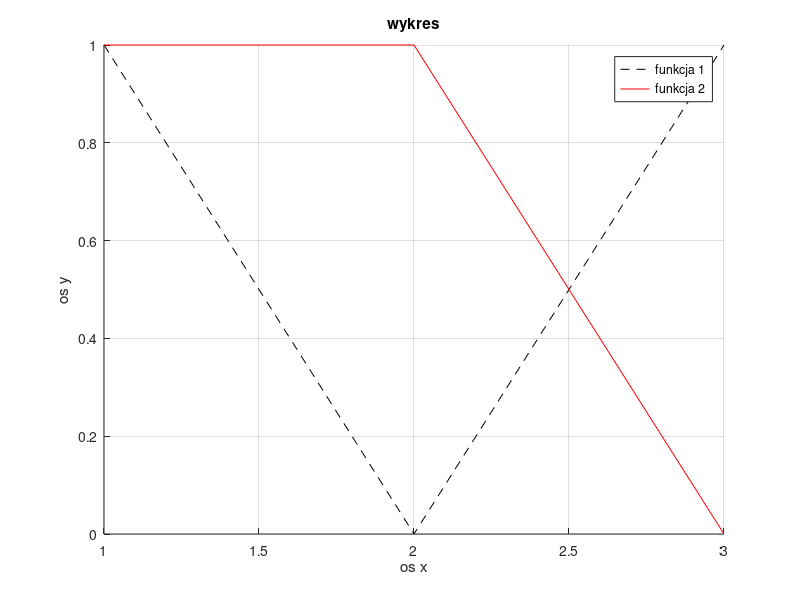

Recreate this plot in MATLAB.
x=[1 2 3]
y=[1 0 1]
y2 =[1 1 0]
hold on
plot(x,y, "k--")
plot(x,y2, "r-")
grid
title("wykres")
xlabel("os x")
ylabel("os y")
legend("funkcja 1","funkcja 2")
